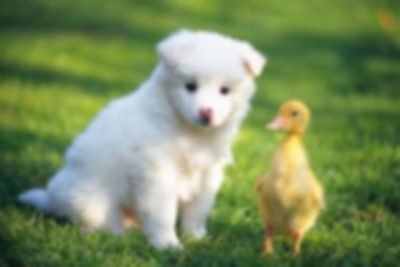
#> input picture img/deblur-4.jpg, 400 x 267 px
$ python image_enhancement.py   (older library calls are emulated)
#> lines starting #> are read from the running program, lines starting #| are printed output that depends on the picture
import cv2
import numpy as np
import matplotlib.pyplot as plt
from scipy import ndimage
from scipy import signal
from numpy.fft import fft2, ifft2, fftshift, ifftshift

# 用于显示图像的辅助函数
def show_images(images, titles, rows=1, cols=None):
    """
    显示多张图片并排比较
    """
    if cols is None:
        cols = len(images) // rows + (1 if len(images) % rows else 0)

    plt.figure(figsize=(4*cols, 4*rows))

    for i, (img, title) in enumerate(zip(images, titles)):
        plt.subplot(rows, cols, i+1)
        if len(img.shape) == 3:
            plt.imshow(cv2.cvtColor(img, cv2.COLOR_BGR2RGB))
        else:
            plt.imshow(img, cmap='gray')
        plt.title(title)
        plt.axis('off')

    plt.tight_layout()
    plt.show()

# 1. 拉普拉斯锐化滤波器
def laplacian_sharpening(image):
    """
    使用拉普拉斯算子进行图像锐化
    """
    # 转换为灰度图像如果是彩色图像
    if len(image.shape) == 3:
        gray = cv2.cvtColor(image, cv2.COLOR_BGR2GRAY)
    else:
        gray = image.copy()

    # 构建拉普拉斯算子
    laplacian = cv2.Laplacian(gray, cv2.CV_64F)

    # 归一化拉普拉斯结果，使其值在合理范围内
    laplacian = cv2.normalize(laplacian, None, 0, 1, cv2.NORM_MINMAX)

    # 如果是彩色图像，对每个通道应用锐化
    if len(image.shape) == 3:
        sharpened = np.zeros_like(image, dtype=float)
        for i in range(3):
            sharpened[:,:,i] = image[:,:,i] - 0.5 * laplacian  # 减去拉普拉斯，这实际上是锐化操作
        sharpened = np.clip(sharpened, 0, 255).astype(np.uint8)
    else:
        sharpened = gray - 0.5 * laplacian
        sharpened = np.clip(sharpened, 0, 255).astype(np.uint8)

    return sharpened

# 2. 高通滤波器
def high_pass_filter(image, cutoff_freq=30):
    """
    使用高通滤波器增强图像细节
    """
    # 转换为灰度图像如果是彩色图像
    if len(image.shape) == 3:
        gray = cv2.cvtColor(image, cv2.COLOR_BGR2GRAY)
    else:
        gray = image.copy()

    # 傅里叶变换
    f = fft2(gray)
    fshift = fftshift(f)

    # 创建高通滤波器
    rows, cols = gray.shape
    crow, ccol = rows//2, cols//2

    # 创建掩码，中心区域为0，周围为1
    mask = np.ones((rows, cols), np.uint8)
    mask[crow-cutoff_freq:crow+cutoff_freq, ccol-cutoff_freq:ccol+cutoff_freq] = 0

    # 应用掩码并进行逆变换
    fshift = fshift * mask
    f_ishift = ifftshift(fshift)
    img_back = ifft2(f_ishift)
    img_back = np.abs(img_back)

    # 归一化以便显示
    img_high = cv2.normalize(img_back, None, 0, 255, cv2.NORM_MINMAX)

    # 如果是彩色图像，合并高通滤波结果
    if len(image.shape) == 3:
        result = np.zeros_like(image)
        for i in range(3):
            result[:,:,i] = image[:,:,i] * 0.7 + img_high * 0.3  # 混合原图和高通滤波结果
        result = np.clip(result, 0, 255).astype(np.uint8)
    else:
        result = img_high.astype(np.uint8)

    return result

# 3. 非锐化掩蔽(Unsharp Masking)
def unsharp_masking(image, sigma=1.0, strength=1.5):
    """
    使用非锐化掩蔽技术增强图像锐度
    """
    # 如果是彩色图像，分别处理每个通道
    if len(image.shape) == 3:
        blurred = cv2.GaussianBlur(image, (0, 0), sigma)
        sharpened = cv2.addWeighted(image, 1.0 + strength, blurred, -strength, 0)
    else:
        blurred = cv2.GaussianBlur(image, (0, 0), sigma)
        sharpened = cv2.addWeighted(image, 1.0 + strength, blurred, -strength, 0)

    return sharpened

# 4. 傅里叶变换去模糊
def fourier_deblur(image, kernel_size=15, strength=0.1):
    """
    使用傅里叶变换进行简单的去模糊处理
    """
    # 转换为灰度图像如果是彩色图像
    if len(image.shape) == 3:
        gray = cv2.cvtColor(image, cv2.COLOR_BGR2GRAY)
    else:
        gray = image.copy()

    # 傅里叶变换
    f = fft2(gray)
    fshift = fftshift(f)

    # 创建一个增强高频的滤波器
    rows, cols = gray.shape
    crow, ccol = rows//2, cols//2

    # 创建高频增强滤波器
    y, x = np.ogrid[-crow:rows-crow, -ccol:cols-ccol]
    distance = np.sqrt(x*x + y*y)
    high_pass = 1 + strength * (distance / (rows/2))
    high_pass = np.minimum(high_pass, 2.0)  # 限制增强幅度

    # 应用滤波器
    fshift = fshift * high_pass

    # 逆变换
    f_ishift = ifftshift(fshift)
    img_back = ifft2(f_ishift)
    img_back = np.abs(img_back)

    # 归一化
    img_sharp = cv2.normalize(img_back, None, 0, 255, cv2.NORM_MINMAX)

    # 如果是彩色图像，将处理后的灰度图与原始彩色图混合
    if len(image.shape) == 3:
        hsv = cv2.cvtColor(image, cv2.COLOR_BGR2HSV)
        hsv[:,:,2] = img_sharp  # 将亮度通道替换为锐化后的图像
        result = cv2.cvtColor(hsv, cv2.COLOR_HSV2BGR)
    else:
        result = img_sharp.astype(np.uint8)

    return result

# 5. 维纳滤波(Wiener Filter)
def wiener_filter(image, noise_power=0.01, kernel_size=5):
    """
    实现维纳滤波去模糊
    """
    # 模拟一个模糊核
    kernel = np.ones((kernel_size, kernel_size), np.float32) / (kernel_size*kernel_size)

    # 分通道处理图像
    if len(image.shape) == 3:
        restored = np.zeros_like(image, dtype=np.float32)
        for i in range(3):
            channel = image[:,:,i].astype(np.float32)
            # FFT变换图像和点扩散函数(PSF)
            img_fft = fft2(channel)
            psf_fft = fft2(kernel, s=channel.shape)

            # 共轭复数
            psf_fft_conj = np.conj(psf_fft)

            # 维纳滤波公式
            result = np.real(ifft2(img_fft * psf_fft_conj / (np.abs(psf_fft)**2 + noise_power)))

            # 归一化结果
            result = np.clip(result, 0, 255)
            restored[:,:,i] = result
    else:
        img_float = image.astype(np.float32)
        img_fft = fft2(img_float)
        psf_fft = fft2(kernel, s=image.shape)
        psf_fft_conj = np.conj(psf_fft)
        result = np.real(ifft2(img_fft * psf_fft_conj / (np.abs(psf_fft)**2 + noise_power)))
        restored = np.clip(result, 0, 255)

    return restored.astype(np.uint8)

# 6. 双三次插值调整大小
def bicubic_resize(image, new_size):
    """
    使用双三次插值调整图像大小
    """
    resized = cv2.resize(image, new_size, interpolation=cv2.INTER_CUBIC)
    return resized

# 7. Lanczos重采样
def lanczos_resize(image, new_size):
    """
    使用Lanczos重采样调整图像大小
    """
    resized = cv2.resize(image, new_size, interpolation=cv2.INTER_LANCZOS4)
    return resized

# 主函数，展示所有方法的效果
def enhance_image(input_path, output_path=None):
    """
    读取图像并应用所有增强方法
    """
#> called with input_path = './img/deblur-4.jpg', output_path = 'enhanced'
    # 读取图像
    original = cv2.imread(input_path)
#> original is the input picture: shape (267, 400, 3); mean B, G, R 92.8, 140, 120.1
    if original is None:
        print(f"无法读取图像：{input_path}")
        return

    # 应用各种增强方法
    laplacian_sharp = laplacian_sharpening(original)
    high_pass = high_pass_filter(original)
#> in high_pass_filter, `img_back = np.abs(img_back)`:
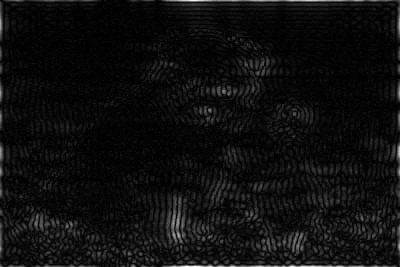
#> img_back: shape (267, 400) float64; min 0.00312, max 43.15, mean 2.5; drawn with min black and max white
#> after the loop in high_pass_filter, `for i in range(3):`:
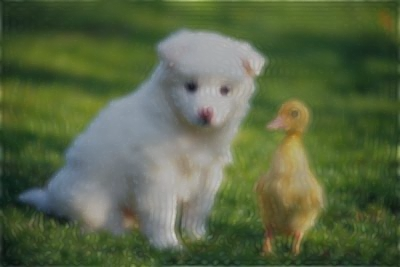
#> result: shape (267, 400, 3); mean B, G, R 69, 102, 88.1
    unsharp = unsharp_masking(original)
    fourier = fourier_deblur(original)
#> in fourier_deblur, `hsv = cv2.cvtColor(image, cv2.COLOR_BGR2HSV)`: hsv: shape (267, 400, 3); mean H, S, V 51.5, 107.6, 143.6
#> in fourier_deblur, `hsv[:,:,2] = img_sharp`: hsv: shape (267, 400, 3); mean H, S, V 51.5, 107.6, 118.9
    wiener = wiener_filter(original)
#> the loop in wiener_filter, `for i in range(3):` made 3 passes
#> pass 1, in wiener_filter, `result = np.clip(result, 0, 255)`:
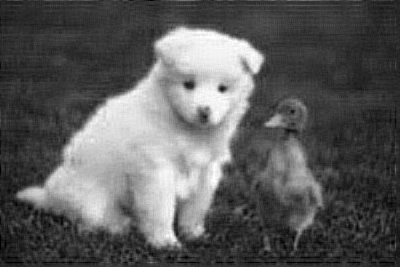
#> result: shape (267, 400) float64; min 0, max 255, mean 91.9
#> after the loop in wiener_filter, `for i in range(3):`:
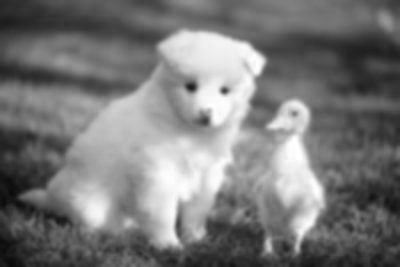
#> channel: shape (267, 400) float32; min 8, max 255, mean 120.1
#> after the loop in wiener_filter, `for i in range(3):`:
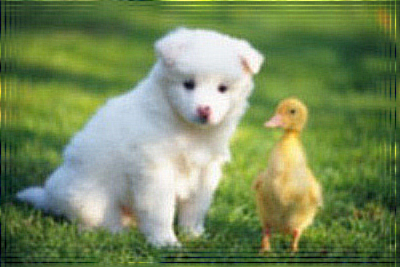
#> restored: shape (267, 400, 3) float32; mean B, G, R 91.9, 138.7, 119.1

    # 调整图像大小示例
    new_size = (original.shape[1]*2, original.shape[0]*2)  # 放大2倍
#> new_size = (800, 534)
    bicubic = bicubic_resize(original, new_size)
    lanczos = lanczos_resize(original, new_size)

    # 显示原始增强效果
    show_images(
        [original, laplacian_sharp, high_pass, unsharp, fourier, wiener],
        ["original", "laplacian_sharp", "high_pass", "unsharp", "fourier", "wiener"],
        rows=2
    )
#> in show_images, `cols = len(images) // rows + (1 if len(images) % rows else 0)`: cols = 3
#> the loop in show_images, `for i, (img, title) in enumerate(zip(images, titles)):` made 6 passes
#> title on passes 1 to 6: 'original', 'laplacian_sharp', 'high_pass', 'unsharp', 'fourier', 'wiener'
#> in show_images, `plt.show()`:
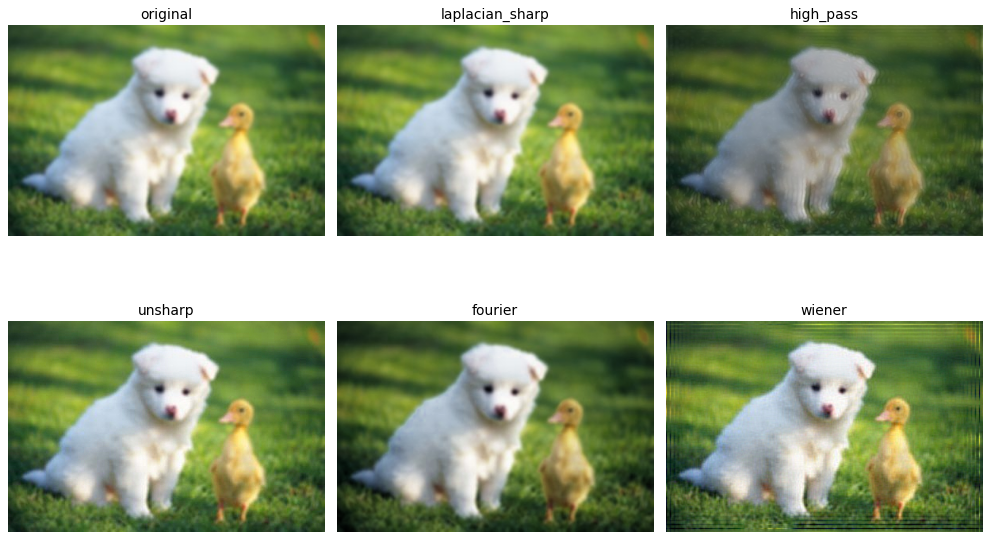
#> figure drawn by matplotlib, 6 panels

    # 显示调整大小的结果(这里显示的是调整后图像的一部分，因为整个图像太大)
    crop_size = (min(500, original.shape[1]), min(500, original.shape[0]))
#> crop_size = (400, 267)
    crop_original = original[:crop_size[1], :crop_size[0]]
    crop_bicubic = bicubic[:crop_size[1]*2, :crop_size[0]*2]
    crop_lanczos = lanczos[:crop_size[1]*2, :crop_size[0]*2]

    show_images(
        [crop_original, crop_bicubic, crop_lanczos],
        ["原始图像(裁剪)", "双三次插值(裁剪)", "Lanczos重采样(裁剪)"],
        rows=1
    )
#> call 2 of show_images, with rows = 1
#> the loop in show_images (call 2), `for i, (img, title) in enumerate(zip(images, titles)):` made 3 passes
#> in show_images (call 2), `plt.show()`:
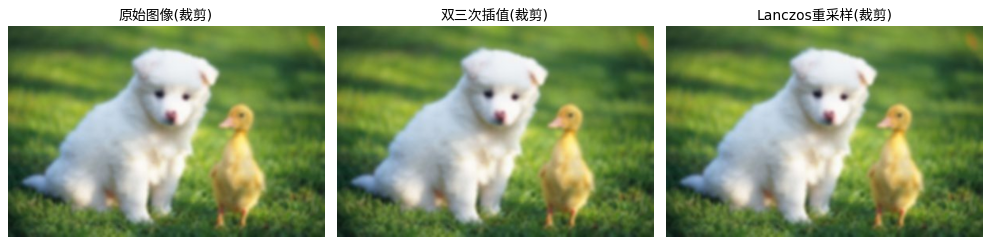
#> figure drawn by matplotlib, 3 panels

    # 保存结果
    if output_path:
        cv2.imwrite(output_path + "_laplacian.jpg", laplacian_sharp)
        cv2.imwrite(output_path + "_highpass.jpg", high_pass)
        cv2.imwrite(output_path + "_unsharp.jpg", unsharp)
        cv2.imwrite(output_path + "_fourier.jpg", fourier)
        cv2.imwrite(output_path + "_wiener.jpg", wiener)
        cv2.imwrite(output_path + "_bicubic.jpg", bicubic)
        cv2.imwrite(output_path + "_lanczos.jpg", lanczos)
        print(f"所有增强效果已保存到 {output_path}_*.jpg")

# 使用示例
if __name__ == "__main__":
    # 替换为您的图像路径
    input_image = "./img/deblur-4.jpg"
    output_prefix = "enhanced"
    enhance_image(input_image, output_prefix)

$ run again, with img/deblur-1.jpg copied over img/deblur-4.jpg
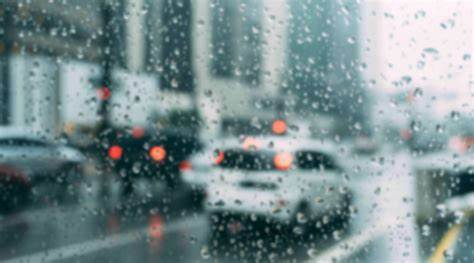
#> input picture img/deblur-1.jpg, 474 x 263 px
#> in enhance_image, original is the input picture: shape (263, 474, 3); mean B, G, R 143.4, 141.1, 121.8
#> after the loop in wiener_filter, `for i in range(3):`:
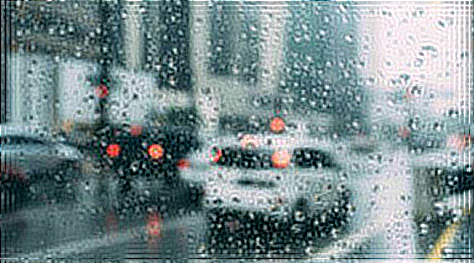
#> restored: shape (263, 474, 3) float32; mean B, G, R 141.7, 139.5, 120.8
#> in show_images, `cols = len(images) // rows + (1 if len(images) % rows else 0)`: cols = 3
#> the loop in show_images, `for i, (img, title) in enumerate(zip(images, titles)):` made 6 passes
#> title on passes 1 to 6: 'original', 'laplacian_sharp', 'high_pass', 'unsharp', 'fourier', 'wiener'
#> the loop in show_images (call 2), `for i, (img, title) in enumerate(zip(images, titles)):` made 3 passes
#> in show_images (call 2), `plt.show()`:
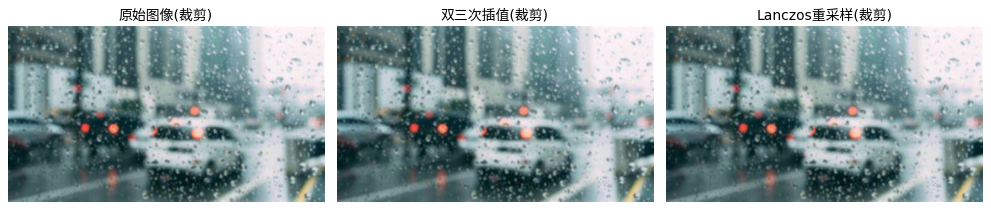
#> figure drawn by matplotlib, 3 panels

$ run again, with img/deblur-3.jpg copied over img/deblur-4.jpg
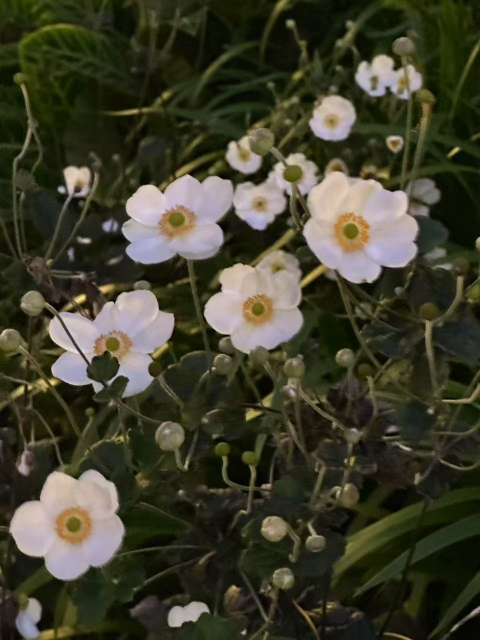
#> input picture img/deblur-3.jpg, 960 x 1280 px (shown at 1/2 size)
#> in enhance_image, original is the input picture: shape (1280, 960, 3); mean B, G, R 45.1, 63.3, 64.2
#> in show_images, `cols = len(images) // rows + (1 if len(images) % rows else 0)`: cols = 3
#> the loop in show_images, `for i, (img, title) in enumerate(zip(images, titles)):` made 6 passes
#> title on passes 1 to 6: 'original', 'laplacian_sharp', 'high_pass', 'unsharp', 'fourier', 'wiener'
#> the loop in show_images (call 2), `for i, (img, title) in enumerate(zip(images, titles)):` made 3 passes
#> in show_images (call 2), `plt.show()`:
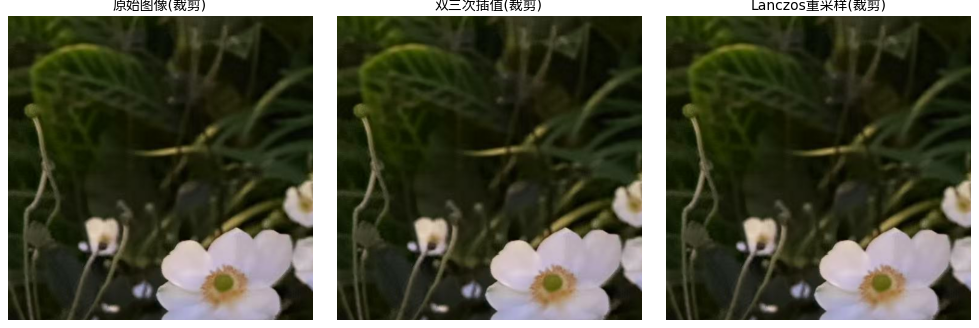
#> figure drawn by matplotlib, 3 panels
